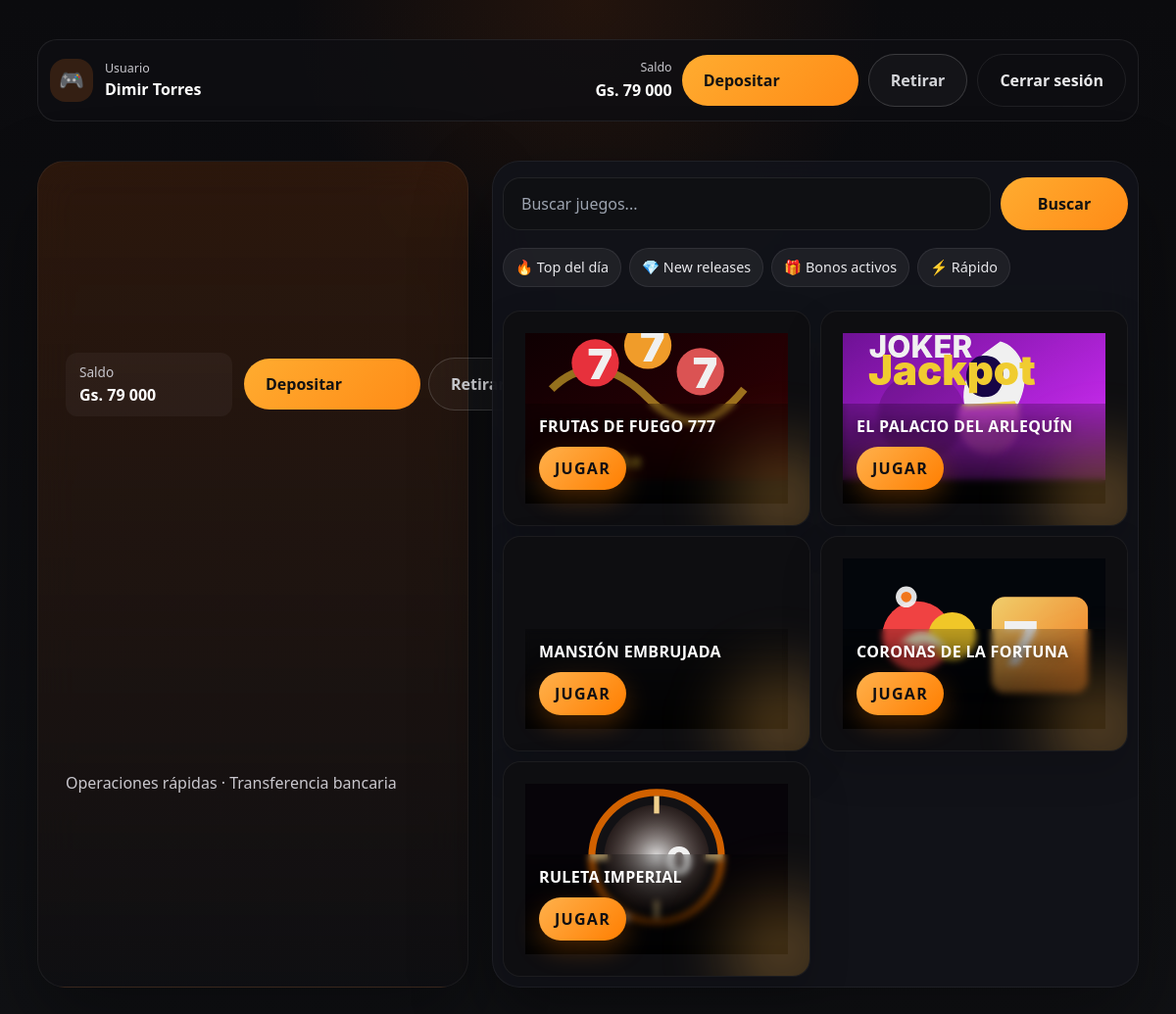
Page / (signed in) on the earlier database version.
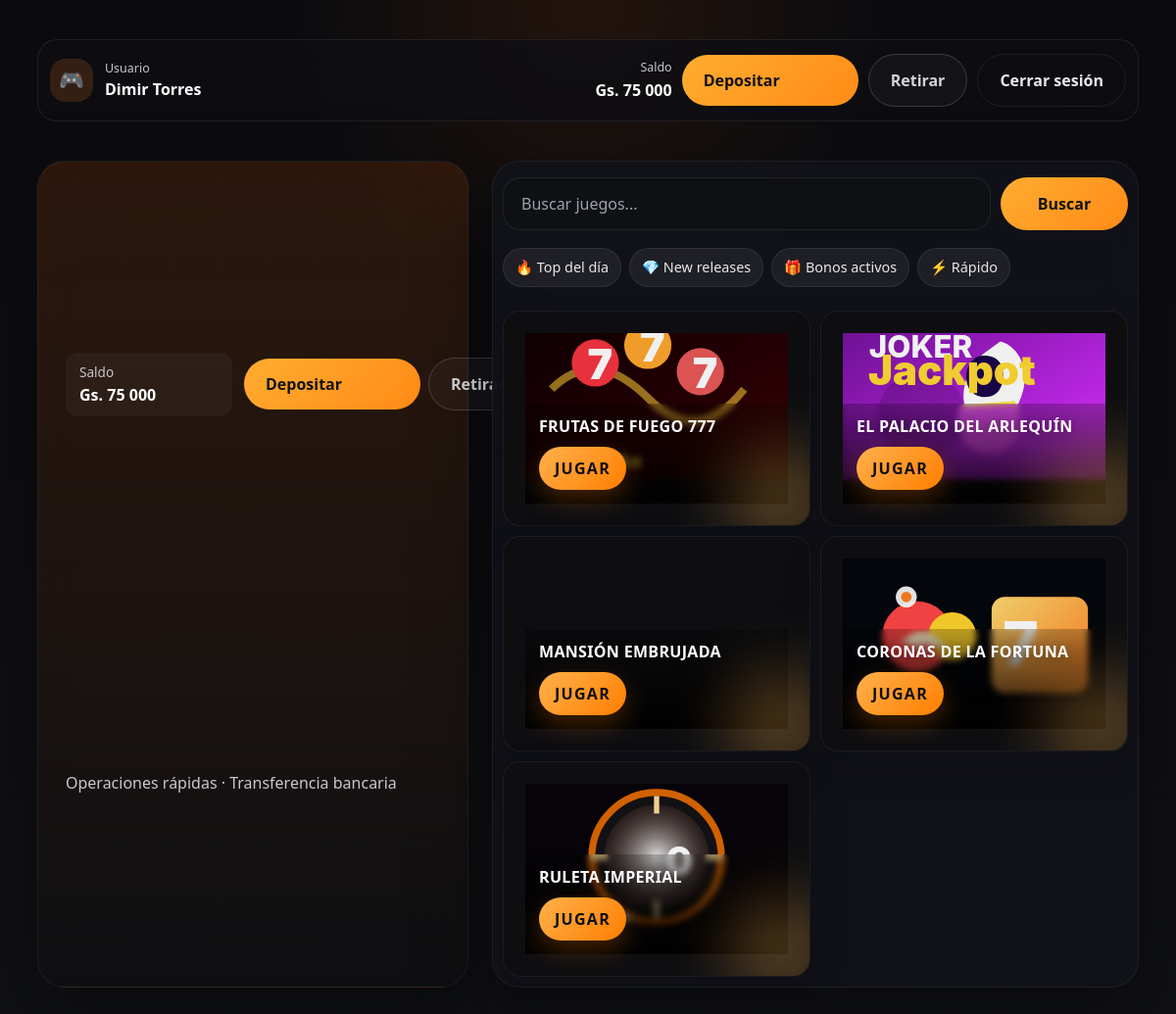
Same page on the later database version.
### casino/models.py (models this page shows)
class Player(AbstractUser):
    nombre = models.CharField(max_length=64, verbose_name=_("Nombres"))
    apellido = models.CharField(max_length=64, verbose_name=_("Apellidos"))
    edad = models.PositiveSmallIntegerField(verbose_name=_("Edad"), validators=[validar_edad_mayoria])
    sexo = models.CharField(max_length=16, choices=[("M", "Masculino"), ("F", "Femenino"), ("O", "Otro")], verbose_name=_("Sexo"))
    estado_civil = models.CharField(
        max_length=24,
        choices=[
            ("soltero", "Soltero"),
            ("casado", "Casado"),
            ("divorciado", "Divorciado"),
            ("viudo", "Viudo"),
            ("union_libre", "Unión libre"),
        ],
        verbose_name=_("Estado Civil"),
    )
    saldo = EncryptedDecimalField(
        max_digits=14,
        decimal_places=0,
        default=20000,
        verbose_name=_("Saldo Disponible (Gs.)"),
        help_text=_("Saldo cifrado en Guaraníes."),
    )
    recibio_regalo = models.BooleanField(
        default=False,
        verbose_name=_("Recibió bono de bienvenida"),
        help_text=_("Marca si el usuario obtuvo el regalo de los primeros registros."),
    )
    slot_play_count = models.PositiveIntegerField(
        default=0,
        verbose_name=_("Jugadas consecutivas de tragamonedas"),
        help_text=_("Contador acumulado de giros de tragamonedas para habilitar jackpots de retención."),
    )
    bonus_balance = models.DecimalField(
        max_digits=14,
        decimal_places=0,
        default=0,
        verbose_name=_("Saldo de bono"),
    )
    bonus_rollover = models.DecimalField(
        max_digits=14,
        decimal_places=0,
        default=0,
        verbose_name=_("Rollover acumulado"),
    )
    bonus_rollover_target = models.DecimalField(
        max_digits=14,
        decimal_places=0,
        default=0,
        verbose_name=_("Meta de rollover"),
    )
    free_spins = models.PositiveIntegerField(
        default=0,
        verbose_name=_("Giros gratis disponibles"),
    )
    REQUIRED_FIELDS = ["email", "nombre", "apellido", "edad", "sexo", "estado_civil"]
    class Meta:
        verbose_name = "Jugador"
        verbose_name_plural = "Jugadores"

### casino/views.py (the view)
# urls.py: path("", views.dashboard, name="dashboard"),
@login_required
def dashboard(request):
    player = request.user
    if player.is_staff or player.is_superuser:
        return redirect("casino:admin_panel")
    juegos = [
        {
            "titulo": "FRUTAS DE FUEGO 777",
            "icono": "🔥",
            "slug": "frutas-de-fuego-777",
            "url": reverse("casino:tragamonedas_slug", kwargs={"slug": "frutas-de-fuego-777"}),
            "cover": "/static/img/games/777-strike.svg",
        },
        {
            "titulo": "EL PALACIO DEL ARLEQUÍN",
            "icono": "🃏",
            "slug": "palacio-arlequin",
            "url": reverse("casino:tragamonedas_slug", kwargs={"slug": "palacio-arlequin"}),
            "cover": "/static/img/games/joker-jackpot.svg",
        },
        {
            "titulo": "MANSIÓN EMBRUJADA",
            "icono": "👻",
            "slug": "mansion-embrujada",
            "url": reverse("casino:tragamonedas_slug", kwargs={"slug": "mansion-embrujada"}),
            "cover": "/static/img/games/betty-boris-boo.svg",
        },
        {
            "titulo": "CORONAS DE LA FORTUNA",
            "icono": "👑",
            "slug": "coronas-fortuna",
            "url": reverse("casino:tragamonedas_slug", kwargs={"slug": "coronas-fortuna"}),
            "cover": "/static/img/games/five-star.svg",
        },
        {
            "titulo": "RULETA IMPERIAL",
            "icono": "🎡",
            "slug": "ruleta-imperial",
            "url": reverse("casino:ruleta"),
            "cover": "/static/img/games/ruleta.svg",
        },
    ]
    return render(request, "casino/player_dashboard.html", {
        "player": player,
        "juegos": juegos,
    })

### casino/fields.py (called while the page is built)
    def from_db_value(self, value: bytes | None, expression, connection) -> Decimal | None:
        if value is None:
            return None
        cipher = get_cipher()
        if isinstance(value, memoryview) or isinstance(value, bytearray):
            value = bytes(value)
        if isinstance(value, str):
            try:
                import base64
                value = base64.urlsafe_b64decode(value.encode())
            except Exception:
                value = value.encode()
        try:
            plain = cipher.decrypt(value)
            return Decimal(plain.decode())
        except (InvalidToken, ValueError):
            raise ValidationError("No se pudo descifrar el saldo almacenado.")

### casino/utils.py (called while the page is built)
def get_cipher():
    key = settings.FERNET_KEY
    if isinstance(key, str):
        key_bytes = key.encode()
    elif isinstance(key, (bytes, bytearray, memoryview)):
        key_bytes = bytes(key)
    else:
        key_bytes = str(key).encode()
    return Fernet(key_bytes)

### templates/casino/player_dashboard.html (shortened to what this page needs)
{% extends "base.html" %}
{% load humanize %}
{% block content %}
<div class="dashboard-page">
    <div class="layout-shell">
        <header class="topbar">
            <div class="topbar-left">
                <span class="brand-mark">🎮</span>
                <div class="user-info">
                    <small>Usuario</small>
                    <strong>{{ player.nombre }} {{ player.apellido }}</strong>
                </div>
            </div>
            <div class="topbar-right">
                <div class="balance-group">
                    <span>Saldo</span>
                    <strong id="header-balance">Gs. {{ player.saldo|intcomma }}</strong>
                </div>
                <a href="{% url 'casino:cajero' %}?tab=deposito" class="btn-primary">Depositar</a>
                <a href="{% url 'casino:cajero' %}?tab=retiro" class="btn-secondary">Retirar</a>
                <a href="{% url 'casino:logout' %}" class="btn-ghost">Cerrar sesión</a>
            </div>
        </header>
        <main class="dashboard-grid">
            <section class="hero-card glass-panel balance-card">
                <div class="finance-row" style="display:flex; align-items:center; justify-content:space-between; gap:12px;">
                    <div style="display:flex; align-items:center; gap:12px;">
                        <div class="balance-display">
                            <div>
                                <p style="margin:0; color:#c7c6cc; font-size:0.85rem;">Saldo</p>
                                <strong id="balance-value">Gs. {{ player.saldo|intcomma }}</strong>
                            </div>
                        </div>
                        <div style="display:flex; gap:8px; align-items:center;">
                            <a href="{% url 'casino:cajero' %}?tab=deposito" class="btn-primary">Depositar</a>
                            <a href="{% url 'casino:cajero' %}?tab=retiro" class="btn-secondary">Retirar</a>
                        </div>
                    </div>
                    <div style="display:flex; gap:8px; align-items:center;">
                        <span class="badge">Bono: Gs. {{ player.bonus_balance|intcomma }}</span>
                        <span class="badge">Giros: {{ player.free_spins }}</span>
                    </div>
                </div>
                <div class="balance-meta" style="margin-top:10px;">
                    <p class="balance-note">Operaciones rápidas · Transferencia bancaria</p>
                </div>
            </section>
            <section class="hero-card glass-panel games-card">
                <div class="search-bar" style="margin-bottom: 16px;">
                    <input type="text" placeholder="Buscar juegos..." aria-label="Buscar juegos" />
                    <button class="btn-primary" type="button">Buscar</button>
                </div>
                <div class="category-strip">
                    <span class="category-chip">🔥 Top del día</span>
                    <span class="category-chip">💎 New releases</span>
                    <span class="category-chip">🎁 Bonos activos</span>
                    <span class="category-chip">⚡ Rápido</span>
                </div>
                <div class="games-grid">
                    {% for juego in juegos %}
                    <article class="game-card premium-machine game-card--{{ juego.slug }}">
                        <a class="game-cover-link" href="{{ juego.url }}" aria-label="Jugar {{ juego.titulo }}">
                            <div class="game-cover" style="background-image: url('{{ juego.cover }}')" aria-hidden="true"></div>
                            <div class="game-overlay">
                                <div class="game-title">{{ juego.titulo }}</div>
                                <div class="play-badge">JUGAR</div>
                            </div>
                        </a>
                    </article>
                    {% endfor %}
                </div>
            </section>
        </main>
    </div>
</div>
{% endblock %}

Differences in the rows shown:
changed Player "Dimir": saldo "79 000" → "75 000"
